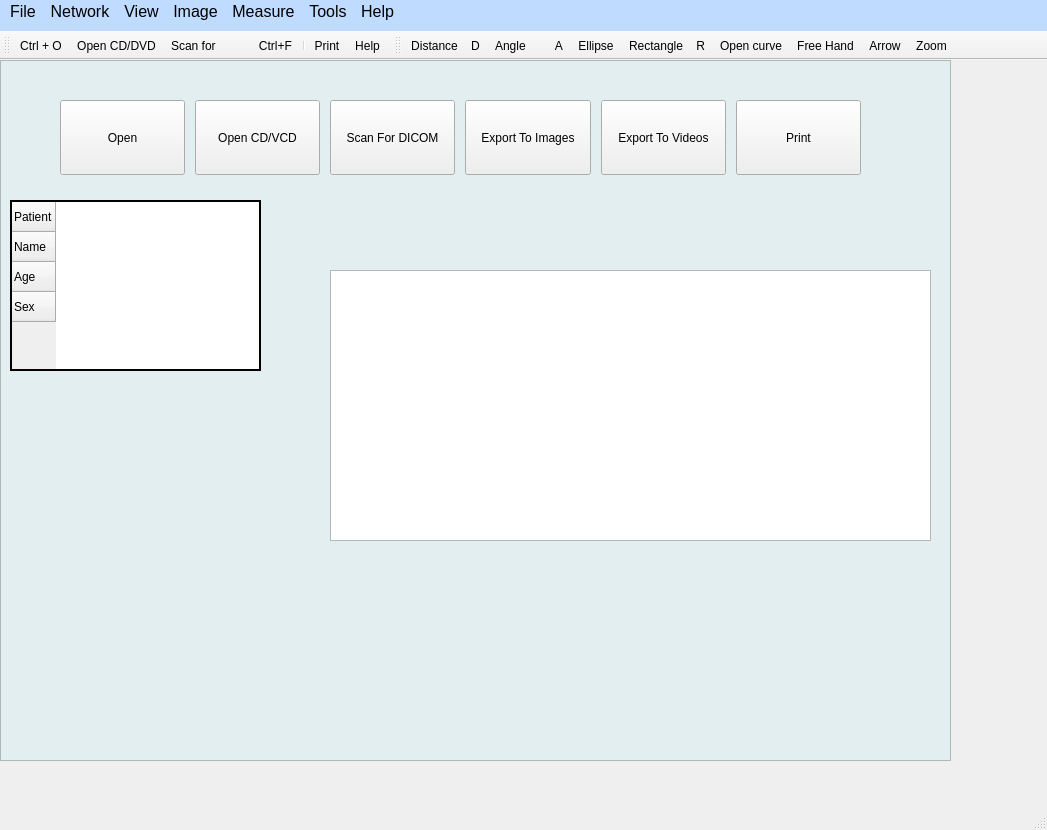
<?xml version="1.0" encoding="UTF-8"?>
<ui version="4.0">
 <class>MainWindow</class>
 <widget class="QMainWindow" name="MainWindow">
  <property name="geometry">
   <rect>
    <x>0</x>
    <y>0</y>
    <width>1047</width>
    <height>830</height>
   </rect>
  </property>
  <property name="sizePolicy">
   <sizepolicy hsizetype="Preferred" vsizetype="Preferred">
    <horstretch>0</horstretch>
    <verstretch>0</verstretch>
   </sizepolicy>
  </property>
  <property name="windowTitle">
   <string>MedImago_FLEX</string>
  </property>
  <property name="layoutDirection">
   <enum>Qt::LeftToRight</enum>
  </property>
  <widget class="QWidget" name="widget1">
   <widget class="QWidget" name="horizontalLayoutWidget_2">
    <property name="geometry">
     <rect>
      <x>60</x>
      <y>40</y>
      <width>801</width>
      <height>75</height>
     </rect>
    </property>
    <layout class="QHBoxLayout" name="row2">
     <property name="spacing">
      <number>10</number>
     </property>
     <property name="leftMargin">
      <number>0</number>
     </property>
     <property name="topMargin">
      <number>0</number>
     </property>
     <property name="rightMargin">
      <number>0</number>
     </property>
     <property name="bottomMargin">
      <number>0</number>
     </property>
     <item>
      <widget class="QToolButton" name="toolButton_6">
       <property name="sizePolicy">
        <sizepolicy hsizetype="Minimum" vsizetype="Minimum">
         <horstretch>0</horstretch>
         <verstretch>0</verstretch>
        </sizepolicy>
       </property>
       <property name="minimumSize">
        <size>
         <width>18</width>
         <height>17</height>
        </size>
       </property>
       <property name="toolTip">
        <string>Ctrl+O</string>
       </property>
       <property name="styleSheet">
        <string notr="true">font: 25 11pt &quot;3ds&quot;;</string>
       </property>
       <property name="text">
        <string>Open</string>
       </property>
      </widget>
     </item>
     <item>
      <widget class="QToolButton" name="toolButton_2">
       <property name="sizePolicy">
        <sizepolicy hsizetype="Minimum" vsizetype="Minimum">
         <horstretch>0</horstretch>
         <verstretch>0</verstretch>
        </sizepolicy>
       </property>
       <property name="minimumSize">
        <size>
         <width>18</width>
         <height>17</height>
        </size>
       </property>
       <property name="styleSheet">
        <string notr="true">font: 25 11pt &quot;3ds&quot;;</string>
       </property>
       <property name="text">
        <string>Open CD/VCD</string>
       </property>
      </widget>
     </item>
     <item>
      <widget class="QToolButton" name="toolButton_5">
       <property name="sizePolicy">
        <sizepolicy hsizetype="Minimum" vsizetype="Minimum">
         <horstretch>0</horstretch>
         <verstretch>0</verstretch>
        </sizepolicy>
       </property>
       <property name="minimumSize">
        <size>
         <width>18</width>
         <height>17</height>
        </size>
       </property>
       <property name="styleSheet">
        <string notr="true">font: 25 11pt &quot;3ds&quot;;</string>
       </property>
       <property name="text">
        <string>Scan For DICOM</string>
       </property>
      </widget>
     </item>
     <item>
      <widget class="QToolButton" name="toolButton_4">
       <property name="sizePolicy">
        <sizepolicy hsizetype="Minimum" vsizetype="Minimum">
         <horstretch>0</horstretch>
         <verstretch>0</verstretch>
        </sizepolicy>
       </property>
       <property name="minimumSize">
        <size>
         <width>18</width>
         <height>17</height>
        </size>
       </property>
       <property name="styleSheet">
        <string notr="true">font: 25 11pt &quot;3ds&quot;;</string>
       </property>
       <property name="text">
        <string>Export To Images</string>
       </property>
      </widget>
     </item>
     <item>
      <widget class="QToolButton" name="toolButton_3">
       <property name="sizePolicy">
        <sizepolicy hsizetype="Minimum" vsizetype="Minimum">
         <horstretch>0</horstretch>
         <verstretch>0</verstretch>
        </sizepolicy>
       </property>
       <property name="minimumSize">
        <size>
         <width>18</width>
         <height>17</height>
        </size>
       </property>
       <property name="styleSheet">
        <string notr="true">font: 25 11pt &quot;3ds&quot;;</string>
       </property>
       <property name="text">
        <string>Export To Videos</string>
       </property>
      </widget>
     </item>
     <item>
      <widget class="QPushButton" name="Open">
       <property name="sizePolicy">
        <sizepolicy hsizetype="Preferred" vsizetype="Preferred">
         <horstretch>0</horstretch>
         <verstretch>0</verstretch>
        </sizepolicy>
       </property>
       <property name="minimumSize">
        <size>
         <width>18</width>
         <height>17</height>
        </size>
       </property>
       <property name="styleSheet">
        <string notr="true">font: 25 11pt &quot;3ds&quot;;</string>
       </property>
       <property name="text">
        <string>Print</string>
       </property>
       <property name="icon">
        <iconset>
         <normaloff>C:/Users/TripleWs/.designer/res/print.png</normaloff>C:/Users/TripleWs/.designer/res/print.png</iconset>
       </property>
       <property name="autoRepeat">
        <bool>false</bool>
       </property>
      </widget>
     </item>
    </layout>
   </widget>
   <widget class="QListView" name="backgroung_main">
    <property name="geometry">
     <rect>
      <x>0</x>
      <y>0</y>
      <width>951</width>
      <height>701</height>
     </rect>
    </property>
    <property name="font">
     <font>
      <family>微软雅黑</family>
      <pointsize>12</pointsize>
     </font>
    </property>
    <property name="mouseTracking">
     <bool>false</bool>
    </property>
    <property name="autoFillBackground">
     <bool>false</bool>
    </property>
    <property name="styleSheet">
     <string notr="true">background-color:rgb(227, 238 ,240)</string>
    </property>
    <property name="lineWidth">
     <number>0</number>
    </property>
    <property name="movement">
     <enum>QListView::Snap</enum>
    </property>
   </widget>
   <widget class="QGraphicsView" name="graphicsView">
    <property name="geometry">
     <rect>
      <x>330</x>
      <y>210</y>
      <width>601</width>
      <height>271</height>
     </rect>
    </property>
   </widget>
   <widget class="QTableWidget" name="tableWidget">
    <property name="geometry">
     <rect>
      <x>10</x>
      <y>140</y>
      <width>251</width>
      <height>171</height>
     </rect>
    </property>
    <property name="sizePolicy">
     <sizepolicy hsizetype="Maximum" vsizetype="Maximum">
      <horstretch>12</horstretch>
      <verstretch>12</verstretch>
     </sizepolicy>
    </property>
    <property name="autoFillBackground">
     <bool>true</bool>
    </property>
    <property name="frameShape">
     <enum>QFrame::Panel</enum>
    </property>
    <property name="frameShadow">
     <enum>QFrame::Plain</enum>
    </property>
    <property name="lineWidth">
     <number>2</number>
    </property>
    <row>
     <property name="text">
      <string>Patient</string>
     </property>
    </row>
    <row>
     <property name="text">
      <string>Name</string>
     </property>
    </row>
    <row>
     <property name="text">
      <string>Age</string>
     </property>
    </row>
    <row>
     <property name="text">
      <string>Sex</string>
     </property>
    </row>
   </widget>
   <zorder>backgroung_main</zorder>
   <zorder>horizontalLayoutWidget_2</zorder>
   <zorder>graphicsView</zorder>
   <zorder>tableWidget</zorder>
  </widget>
  <widget class="QMenuBar" name="menuBar">
   <property name="geometry">
    <rect>
     <x>0</x>
     <y>0</y>
     <width>1047</width>
     <height>31</height>
    </rect>
   </property>
   <property name="sizePolicy">
    <sizepolicy hsizetype="Minimum" vsizetype="Minimum">
     <horstretch>43</horstretch>
     <verstretch>43</verstretch>
    </sizepolicy>
   </property>
   <property name="minimumSize">
    <size>
     <width>58</width>
     <height>31</height>
    </size>
   </property>
   <property name="font">
    <font>
     <pointsize>12</pointsize>
    </font>
   </property>
   <property name="autoFillBackground">
    <bool>false</bool>
   </property>
   <property name="styleSheet">
    <string notr="true">background-color:rgb(191, 219, 255)</string>
   </property>
   <property name="defaultUp">
    <bool>false</bool>
   </property>
   <widget class="QMenu" name="menuFile">
    <property name="sizePolicy">
     <sizepolicy hsizetype="Minimum" vsizetype="Minimum">
      <horstretch>15</horstretch>
      <verstretch>15</verstretch>
     </sizepolicy>
    </property>
    <property name="minimumSize">
     <size>
      <width>10</width>
      <height>10</height>
     </size>
    </property>
    <property name="title">
     <string>File</string>
    </property>
    <widget class="QMenu" name="menuExport">
     <property name="title">
      <string>Export</string>
     </property>
     <addaction name="To_a_picture"/>
     <addaction name="To_a_video_file"/>
     <addaction name="To_a_DICOM_file"/>
     <addaction name="To_a_text_file"/>
     <addaction name="To_clipbord"/>
    </widget>
    <addaction name="New_Window"/>
    <addaction name="separator"/>
    <addaction name="Scan_for"/>
    <addaction name="Open_Window"/>
    <addaction name="actionOpen_CD_DVD"/>
    <addaction name="actionOpen_ZIP_file"/>
    <addaction name="separator"/>
    <addaction name="menuExport"/>
    <addaction name="Copy_to_Folder"/>
    <addaction name="Anoymize"/>
    <addaction name="separator"/>
    <addaction name="Print"/>
    <addaction name="separator"/>
    <addaction name="Exit"/>
   </widget>
   <widget class="QMenu" name="menuNetwork">
    <property name="title">
     <string>Network</string>
    </property>
    <widget class="QMenu" name="menuSend_to_PACS">
     <property name="title">
      <string>Send to PACS</string>
     </property>
     <addaction name="Current_Image"/>
     <addaction name="Current_Series"/>
     <addaction name="Current_study"/>
     <addaction name="Current_patient"/>
     <addaction name="All_patient"/>
     <addaction name="separator"/>
     <addaction name="Advanced"/>
    </widget>
    <addaction name="Download_from_DICOM_server"/>
    <addaction name="Network_activity"/>
    <addaction name="menuSend_to_PACS"/>
   </widget>
   <widget class="QMenu" name="menuView">
    <property name="title">
     <string>View</string>
    </property>
    <widget class="QMenu" name="menuBrowse_images">
     <property name="title">
      <string>Browse images</string>
     </property>
     <addaction name="actionNext_Image"/>
     <addaction name="actionPreviou_Image"/>
     <addaction name="actionAfter_10_Images"/>
     <addaction name="actionBefore_10_Images"/>
     <addaction name="separator"/>
     <addaction name="actionNext_series"/>
     <addaction name="actionPreviou_series"/>
    </widget>
    <addaction name="actionDICOM_Tags"/>
    <addaction name="separator"/>
    <addaction name="actionScroll_Tool"/>
    <addaction name="menuBrowse_images"/>
    <addaction name="actionCine"/>
    <addaction name="separator"/>
    <addaction name="actionZoom"/>
    <addaction name="separator"/>
    <addaction name="actionFull_Screen"/>
    <addaction name="actionSplit_Screen"/>
    <addaction name="actionSync"/>
    <addaction name="separator"/>
    <addaction name="actionDICOM_Broswer"/>
    <addaction name="actionDICOM_Tags_Pane"/>
    <addaction name="actionStatus_Bar"/>
    <addaction name="actionTool_Bar"/>
    <addaction name="separator"/>
    <addaction name="actionTheme"/>
   </widget>
   <widget class="QMenu" name="menuImage">
    <property name="title">
     <string>Image</string>
    </property>
    <addaction name="actionWindowing"/>
    <addaction name="actionFlip_and_Rotate"/>
    <addaction name="actionFilters"/>
    <addaction name="separator"/>
    <addaction name="actionImage_resize"/>
    <addaction name="separator"/>
    <addaction name="actionCopy_to_clipboard"/>
   </widget>
   <widget class="QMenu" name="menuMeasure">
    <property name="title">
     <string>Measure</string>
    </property>
    <addaction name="Distance_D"/>
    <addaction name="Angle_A"/>
    <addaction name="Ellipse"/>
    <addaction name="Rectangle_R"/>
    <addaction name="Open_curve"/>
    <addaction name="Free_Hand"/>
    <addaction name="separator"/>
    <addaction name="Calibration"/>
    <addaction name="separator"/>
    <addaction name="Arrow"/>
    <addaction name="Text"/>
    <addaction name="Hide_area"/>
    <addaction name="separator"/>
    <addaction name="Edit"/>
    <addaction name="separator"/>
    <addaction name="INFO"/>
    <addaction name="separator"/>
    <addaction name="Show_Measurement_and_Anotations"/>
    <addaction name="separator"/>
    <addaction name="actionMeasure_and_Annotation_Option"/>
   </widget>
   <widget class="QMenu" name="menuTools">
    <property name="title">
     <string>Tools</string>
    </property>
    <addaction name="actionOptions"/>
    <addaction name="separator"/>
    <addaction name="actionCustomize"/>
    <addaction name="separator"/>
    <addaction name="actionTag_Dictionary"/>
    <addaction name="actionTag_Manager"/>
   </widget>
   <widget class="QMenu" name="menuHelp">
    <property name="title">
     <string>Help</string>
    </property>
    <addaction name="actionAbou_Us"/>
    <addaction name="separator"/>
    <addaction name="actionSupport_Us"/>
   </widget>
   <addaction name="menuFile"/>
   <addaction name="menuNetwork"/>
   <addaction name="menuView"/>
   <addaction name="menuImage"/>
   <addaction name="menuMeasure"/>
   <addaction name="menuTools"/>
   <addaction name="menuHelp"/>
  </widget>
  <widget class="QToolBar" name="Bar_File">
   <property name="windowTitle">
    <string>toolBar</string>
   </property>
   <attribute name="toolBarArea">
    <enum>TopToolBarArea</enum>
   </attribute>
   <attribute name="toolBarBreak">
    <bool>false</bool>
   </attribute>
   <addaction name="Open_Window"/>
   <addaction name="actionOpen_CD_DVD"/>
   <addaction name="Scan_for"/>
   <addaction name="separator"/>
   <addaction name="Print"/>
   <addaction name="actionHelp"/>
  </widget>
  <widget class="QToolBar" name="Bar_Image">
   <property name="windowTitle">
    <string>toolBar_2</string>
   </property>
   <attribute name="toolBarArea">
    <enum>TopToolBarArea</enum>
   </attribute>
   <attribute name="toolBarBreak">
    <bool>false</bool>
   </attribute>
   <addaction name="Distance_D"/>
   <addaction name="Angle_A"/>
   <addaction name="Ellipse"/>
   <addaction name="Rectangle_R"/>
   <addaction name="Open_curve"/>
   <addaction name="Free_Hand"/>
   <addaction name="Arrow"/>
   <addaction name="actionZoom"/>
  </widget>
  <widget class="QStatusBar" name="statusBar"/>
  <action name="New_Window">
   <property name="text">
    <string>New Window   Ctrl+N</string>
   </property>
  </action>
  <action name="Open_Window">
   <property name="icon">
    <iconset>
     <normaloff>../res/row1/row1.1/window.png</normaloff>../res/row1/row1.1/window.png</iconset>
   </property>
   <property name="text">
    <string>Open Window</string>
   </property>
   <property name="iconText">
    <string>Ctrl + O</string>
   </property>
   <property name="shortcut">
    <string>Ctrl+O</string>
   </property>
  </action>
  <action name="Scan_for">
   <property name="icon">
    <iconset>
     <normaloff>../res/magnifier.png</normaloff>../res/magnifier.png</iconset>
   </property>
   <property name="text">
    <string>Scan for             Ctrl+F</string>
   </property>
  </action>
  <action name="Download_from_DICOM_server">
   <property name="checkable">
    <bool>false</bool>
   </property>
   <property name="icon">
    <iconset>
     <normaloff>C:/Users/TripleWs/.designer/res/cloud-download.png</normaloff>C:/Users/TripleWs/.designer/res/cloud-download.png</iconset>
   </property>
   <property name="text">
    <string>Download from DICOM server...</string>
   </property>
  </action>
  <action name="Network_activity">
   <property name="text">
    <string>Network activity
</string>
   </property>
  </action>
  <action name="actionOpen_CD_DVD">
   <property name="icon">
    <iconset>
     <normaloff>../res/cd.png</normaloff>../res/cd.png</iconset>
   </property>
   <property name="text">
    <string>Open CD/DVD</string>
   </property>
  </action>
  <action name="actionOpen_ZIP_file">
   <property name="text">
    <string>Open ZIP file</string>
   </property>
  </action>
  <action name="Copy_to_Folder">
   <property name="text">
    <string>Copy to Folder</string>
   </property>
  </action>
  <action name="Anoymize">
   <property name="text">
    <string>Anoymize</string>
   </property>
  </action>
  <action name="Print">
   <property name="icon">
    <iconset>
     <normaloff>../res/printer打印.png</normaloff>../res/printer打印.png</iconset>
   </property>
   <property name="text">
    <string>Print</string>
   </property>
  </action>
  <action name="Exit">
   <property name="checkable">
    <bool>true</bool>
   </property>
   <property name="text">
    <string>Exit</string>
   </property>
  </action>
  <action name="To_a_picture">
   <property name="text">
    <string>To a picture              Shift+P</string>
   </property>
  </action>
  <action name="To_a_video_file">
   <property name="text">
    <string>To a video file           Shift+V</string>
   </property>
  </action>
  <action name="To_a_DICOM_file">
   <property name="text">
    <string>To a DICOM file        Shift+D</string>
   </property>
  </action>
  <action name="To_a_text_file">
   <property name="text">
    <string>To a text file              Shift+T</string>
   </property>
  </action>
  <action name="To_clipbord">
   <property name="text">
    <string>To clipbord               Shift+P</string>
   </property>
  </action>
  <action name="actionScroll_Tool">
   <property name="text">
    <string>Scroll Tool</string>
   </property>
  </action>
  <action name="actionCine">
   <property name="text">
    <string>Cine</string>
   </property>
  </action>
  <action name="actionZoom">
   <property name="icon">
    <iconset>
     <normaloff>../res/zoom.png</normaloff>../res/zoom.png</iconset>
   </property>
   <property name="text">
    <string>Zoom</string>
   </property>
   <property name="toolTip">
    <string>Magnifier</string>
   </property>
   <property name="statusTip">
    <string/>
   </property>
  </action>
  <action name="actionDICOM_Tags">
   <property name="text">
    <string>DICOM Tags Management</string>
   </property>
  </action>
  <action name="Current_Image">
   <property name="text">
    <string>Current Image</string>
   </property>
  </action>
  <action name="Current_Series">
   <property name="text">
    <string>Current Series</string>
   </property>
  </action>
  <action name="Current_study">
   <property name="text">
    <string>Current study</string>
   </property>
  </action>
  <action name="Current_patient">
   <property name="text">
    <string>Current patient</string>
   </property>
  </action>
  <action name="All_patient">
   <property name="text">
    <string>All patient</string>
   </property>
  </action>
  <action name="Advanced">
   <property name="text">
    <string>Advanced</string>
   </property>
  </action>
  <action name="actionNext_Image">
   <property name="text">
    <string>Next Image</string>
   </property>
  </action>
  <action name="actionPreviou_Image">
   <property name="text">
    <string>Previou Image</string>
   </property>
  </action>
  <action name="actionAfter_10_Images">
   <property name="text">
    <string>After 10 Images</string>
   </property>
  </action>
  <action name="actionBefore_10_Images">
   <property name="text">
    <string>Before 10 Images</string>
   </property>
  </action>
  <action name="actionNext_series">
   <property name="text">
    <string>Next series</string>
   </property>
  </action>
  <action name="actionPreviou_series">
   <property name="text">
    <string>Previou series</string>
   </property>
  </action>
  <action name="actionFull_Screen">
   <property name="text">
    <string>Full Screen</string>
   </property>
  </action>
  <action name="actionSplit_Screen">
   <property name="text">
    <string>Split Screen</string>
   </property>
  </action>
  <action name="actionSync">
   <property name="text">
    <string>Sync</string>
   </property>
  </action>
  <action name="actionDICOM_Broswer">
   <property name="text">
    <string>DICOM Broswer</string>
   </property>
  </action>
  <action name="actionDICOM_Tags_Pane">
   <property name="text">
    <string>DICOM Tags Pane</string>
   </property>
  </action>
  <action name="actionStatus_Bar">
   <property name="text">
    <string>Status Bar</string>
   </property>
  </action>
  <action name="actionTool_Bar">
   <property name="text">
    <string>Tool Bar</string>
   </property>
  </action>
  <action name="actionTheme">
   <property name="text">
    <string>Theme</string>
   </property>
  </action>
  <action name="actionWindowing">
   <property name="text">
    <string>Windowing</string>
   </property>
  </action>
  <action name="actionFlip_and_Rotate">
   <property name="text">
    <string>Flip and Rotate</string>
   </property>
  </action>
  <action name="actionFilters">
   <property name="text">
    <string>Filters</string>
   </property>
  </action>
  <action name="actionImage_resize">
   <property name="text">
    <string>Image resize             Shift+S</string>
   </property>
  </action>
  <action name="actionCopy_to_clipboard">
   <property name="text">
    <string>Copy to clipboard     Shift+C</string>
   </property>
  </action>
  <action name="Distance_D">
   <property name="icon">
    <iconset>
     <normaloff>../res/distance.png</normaloff>../res/distance.png</iconset>
   </property>
   <property name="text">
    <string>Distance    D</string>
   </property>
  </action>
  <action name="Angle_A">
   <property name="icon">
    <iconset>
     <normaloff>../res/Angle.png</normaloff>../res/Angle.png</iconset>
   </property>
   <property name="text">
    <string>Angle         A</string>
   </property>
   <property name="toolTip">
    <string>Measure the Angle</string>
   </property>
  </action>
  <action name="Ellipse">
   <property name="icon">
    <iconset>
     <normaloff>../res/Ellipse.png</normaloff>../res/Ellipse.png</iconset>
   </property>
   <property name="text">
    <string>Ellipse</string>
   </property>
   <property name="toolTip">
    <string>Draw a Ellipse</string>
   </property>
  </action>
  <action name="Rectangle_R">
   <property name="icon">
    <iconset>
     <normaloff>../res/rectangle.png</normaloff>../res/rectangle.png</iconset>
   </property>
   <property name="text">
    <string>Rectangle    R</string>
   </property>
   <property name="toolTip">
    <string>Draw a Rectangle</string>
   </property>
   <property name="statusTip">
    <string>R</string>
   </property>
  </action>
  <action name="Open_curve">
   <property name="icon">
    <iconset>
     <normaloff>../res/curve.png</normaloff>../res/curve.png</iconset>
   </property>
   <property name="text">
    <string>Open curve</string>
   </property>
  </action>
  <action name="Free_Hand">
   <property name="icon">
    <iconset>
     <normaloff>../res/hand.png</normaloff>../res/hand.png</iconset>
   </property>
   <property name="text">
    <string>Free Hand</string>
   </property>
   <property name="toolTip">
    <string>Draw with ur mouse</string>
   </property>
  </action>
  <action name="Calibration">
   <property name="text">
    <string>Calibration</string>
   </property>
  </action>
  <action name="Arrow">
   <property name="icon">
    <iconset>
     <normaloff>../res/arrow.png</normaloff>../res/arrow.png</iconset>
   </property>
   <property name="text">
    <string>Arrow</string>
   </property>
  </action>
  <action name="Text">
   <property name="text">
    <string>Text</string>
   </property>
  </action>
  <action name="Hide_area">
   <property name="text">
    <string>Hide area</string>
   </property>
  </action>
  <action name="Edit">
   <property name="text">
    <string>Edit</string>
   </property>
  </action>
  <action name="INFO">
   <property name="text">
    <string>INFO</string>
   </property>
  </action>
  <action name="Show_Measurement_and_Anotations">
   <property name="text">
    <string>Show Measurement and Anotations</string>
   </property>
  </action>
  <action name="actionMeasure_and_Annotation_Option">
   <property name="text">
    <string>Measure and Annotation Option</string>
   </property>
  </action>
  <action name="actionAbou_Us">
   <property name="text">
    <string>About Us</string>
   </property>
  </action>
  <action name="actionSupport_Us">
   <property name="text">
    <string>Support Us</string>
   </property>
  </action>
  <action name="actionOptions">
   <property name="text">
    <string>Options</string>
   </property>
   <property name="font">
    <font>
     <family>微软雅黑</family>
    </font>
   </property>
  </action>
  <action name="actionCustomize">
   <property name="text">
    <string>Customize</string>
   </property>
  </action>
  <action name="actionTag_Dictionary">
   <property name="text">
    <string>Tag Dictionary</string>
   </property>
  </action>
  <action name="actionTag_Manager">
   <property name="text">
    <string>Tag Manager</string>
   </property>
  </action>
  <action name="actionHelp">
   <property name="icon">
    <iconset>
     <normaloff>../res/question.png</normaloff>../res/question.png</iconset>
   </property>
   <property name="text">
    <string>Help</string>
   </property>
   <property name="toolTip">
    <string>How to USE</string>
   </property>
  </action>
 </widget>
 <resources/>
 <connections/>
</ui>
